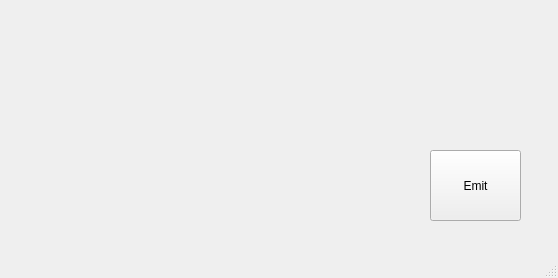
<?xml version="1.0" encoding="UTF-8"?>
<ui version="4.0">
 <class>MainWindow</class>
 <widget class="QMainWindow" name="MainWindow">
  <property name="geometry">
   <rect>
    <x>0</x>
    <y>0</y>
    <width>558</width>
    <height>278</height>
   </rect>
  </property>
  <property name="windowTitle">
   <string>MainWindow</string>
  </property>
  <widget class="QWidget" name="centralwidget">
   <widget class="QPushButton" name="pushButton">
    <property name="geometry">
     <rect>
      <x>430</x>
      <y>150</y>
      <width>91</width>
      <height>71</height>
     </rect>
    </property>
    <property name="text">
     <string>Emit</string>
    </property>
   </widget>
  </widget>
  <widget class="QMenuBar" name="menubar">
   <property name="geometry">
    <rect>
     <x>0</x>
     <y>0</y>
     <width>558</width>
     <height>22</height>
    </rect>
   </property>
  </widget>
  <widget class="QStatusBar" name="statusbar"/>
 </widget>
 <resources/>
 <connections/>
</ui>
